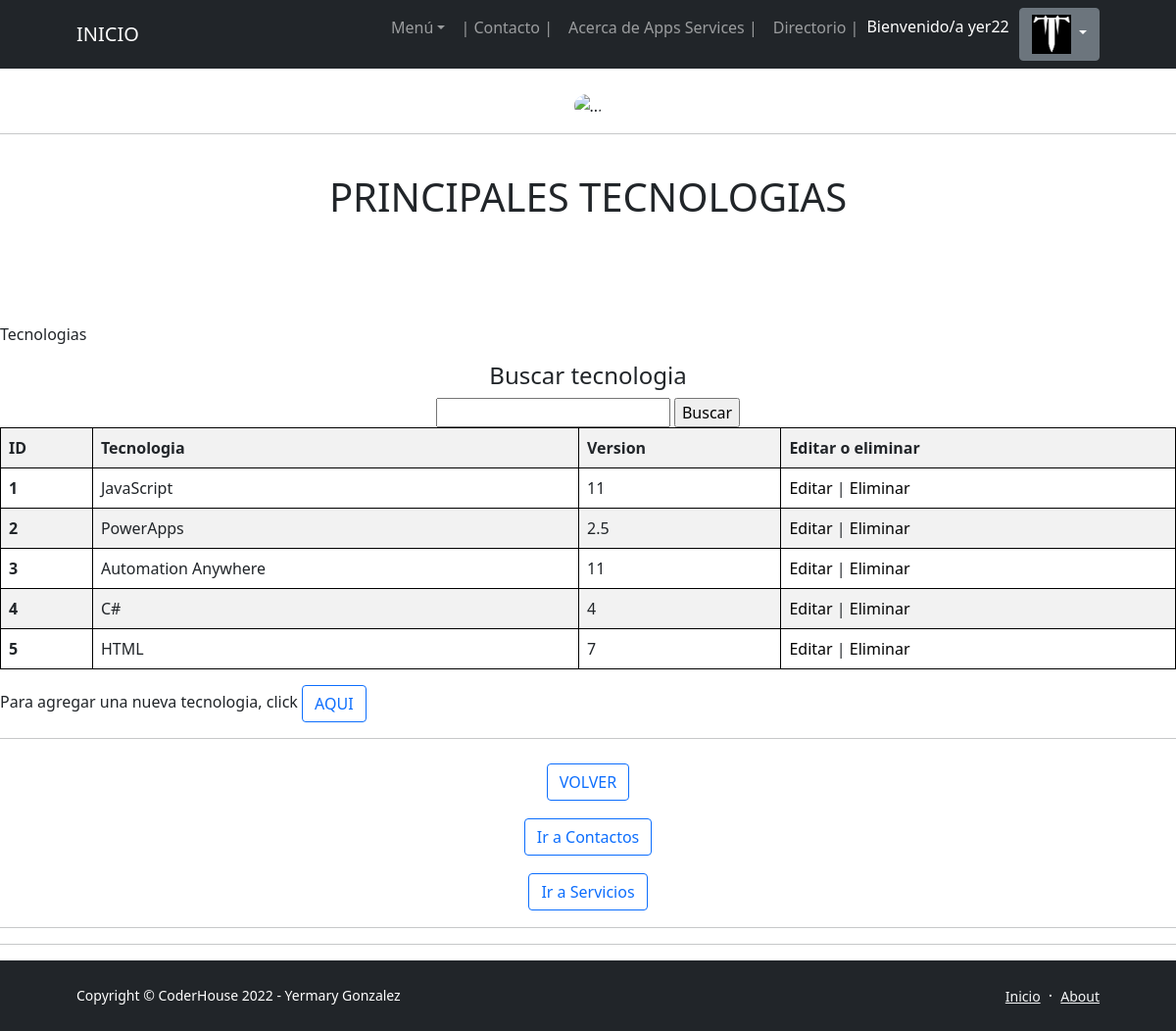
The app's page /tecnologias/ (signed in) with its own data.
### AppsServicios/models.py (models this page shows, shortened)
class Avatar(models.Model):
   user = models.OneToOneField(User, on_delete=models.CASCADE, null=True)
   imagen = models.ImageField(upload_to='avatares', null=True, blank = True)

class Tecnologias(models.Model):
   nombre = models.CharField(max_length=128)
   version = models.CharField(max_length=128)

### AppsServicios/views.py (the view)
# urls.py: path('tecnologias/',views.tecnologia,name= "tecnologias"),
def tecnologia(request):
    tecnologia = Tecnologias.objects.all()
    borrado = request.GET.get('borrado', None)
    contexto= {'tecnologia':tecnologia}
    contexto ['borrado'] = borrado
    return render(request, "AppsServicios/lista_tecnologias.html",contexto)

### AppsServicios/templates/AppsServicios/lista_tecnologias.html (shortened to what this page needs)
{% extends "AppsServicios/plantilla_base_2.html" %}
{% block blockname %}
<body>
  <br>
  <p class="text-center"><img class="rounded-circle" src="https://rockwellautomation.scene7.com/is/image/rockwellautomation/auto-shutterstock-649320622--photograph-848w477h.5120.jpg"height="400"alt="..." /></p>
  <hr>
  <br>
  <h1 class="text-center"> PRINCIPALES TECNOLOGIAS </h1>
  <br>
  <br>
  <br>
  <br>
  <p>Tecnologias </p>
  <center>
  <h4 class="text-center"> Buscar tecnologia </h4>
        <form action="{% url 'buscar_tecnologia' %}" method="GET"> {% csrf_token %}
          <input type="integer" name="nombre" />
  <input type="submit" value="Buscar" />
</form>
      <table class="table table-striped">
          <tr>
            <th>ID</th>
            <th>Tecnologia</th>
              <th>Version </th>
              <th>Editar o eliminar </th>
          </tr>
          {% for tecnologia in tecnologia %}
          <tr>
              <th scope="row">{{forloop.counter}}</th>
              <td>{{tecnologia.nombre}}</td>
              <td>{{tecnologia.version}}</td>
              <td>
                  <a style="color: black; text-decoration: none" href="{% url 'editar_tecnologia' tecnologia.id %}">Editar</a> |
                  <a style="color: black; text-decoration: none" href="{% url 'eliminar_tecnologia' tecnologia.id %}">Eliminar</a>
              </td>
          </tr>
              {% endfor %}
      </table>
  </center>
  <p> Para agregar una nueva tecnologia, click  <a style="text-decoration: none;" href="{% url 'tecnologia_formulario' %}" class="btn btn-outline-primary">AQUI</a> </p>
  <hr>
  <h1 class="text-center"><a href="{% url 'inicio' %}"
    class="btn btn-outline-primary" > VOLVER</a href ="{% url 'inicio' %}"></h1>
    <h1 class="text-center"><a href="{% url 'contactos' %}"
      class="btn btn-outline-primary" > Ir a Contactos</a href ="{% url 'inicio' %}"></h1>
  <h1 class="text-center"><a href="{% url 'servicios' %}"
    class="btn btn-outline-primary" > Ir a Servicios</a href ="{% url 'inicio' %}"></h1>
  <hr><hr>
</body>
{% endblock blockname %}

### AppsServicios/templates/AppsServicios/plantilla_base_2.html (shortened to what this page needs)
<!DOCTYPE html>
<html lang="es">
    <head>
        {% load static %}
        <link href="https://cdn.jsdelivr.net/npm/bootstrap-icons@1.5.0/font/bootstrap-icons.css" rel="stylesheet" />
        <link href="{% static 'AppsServicios/css/styles.css' %}" rel="stylesheet" />
        <link href="css/styles.css" rel="stylesheet" />
    </head>
    <body class="d-flex flex-column h-100">
        <main class="flex-shrink-0">
            <nav class="navbar navbar-expand-lg navbar-dark bg-dark">
                <div class="container px-5">
                    <a class="navbar-brand" href="{% url 'inicio' %}">INICIO</a>
                    <div class="collapse navbar-collapse" id="navbarSupportedContent">
                        <ul class="navbar-nav ms-auto mb-2 mb-lg-0">
                            <li class="nav-item dropdown">
                                <a class="nav-link dropdown-toggle" id="navbarDropdownBlog" href="#" role="button" data-bs-toggle="dropdown" aria-expanded="false">Menú</a>
                            </li>
                            <li class="nav-item"><a class="nav-link" href="{% url 'contacto_emails' %}"> | Contacto | </a></li>
                            <li class="nav-item"><a class="nav-link" href="{% url 'acerca_appsservices' %}">Acerca de Apps Services | </a></li>
                            <li class="nav-item"><a class="nav-link" href="{% url 'about' %}">Directorio | </a></li>
                            {% if user.is_authenticated %}
                                <p style="color: rgb(255, 255, 255); text-decoration: none; margin-right: 10px; margin-top: 7px;">Bienvenido/a {{user.username}}  </p>
                                <div class="dropdown">
                                    <button class="btn btn-secondary dropdown-toggle" type="button" id="dropdownMenu2" data-bs-toggle="dropdown" aria-expanded="false">
                                        <img src="{{ user.avatar.imagen.url }}" width="40px" height="40px" alt="Avatar" />
                                    </button>
                                </div>
                                {% else %}
                                <li class="btn btn-primary" disabled ><a style="color: rgb(255, 255, 255); text-decoration: none" href="{% url 'login' %}">LOGIN</a></li>
                            {% endif %}
                        </ul>
                    </div>
                </div>
            </nav>
            {% block blockname %}
            {% endblock blockname %}
        <footer class="bg-dark py-4 mt-auto">
            <div class="container px-5">
                <div class="row align-items-center justify-content-between flex-column flex-sm-row">
                    <div class="col-auto"><div class="small m-0 text-white">Copyright &copy; CoderHouse 2022 - Yermary Gonzalez</div></div>
                    <div class="col-auto">
                        <a class="link-light small" href="{% url 'inicio' %}">Inicio</a>
                        <span class="text-white mx-1">&middot;</span>
                        <a class="link-light small" href="{% url 'about' %}">About</a>
                    </div>
                </div>
            </div>
        </footer>
    </body>
</html>

### AppsServicios/templates/AppsServicios/plantilla_base_2.html (style rules this page uses)
table, th, td { border: 1px solid black; }

### records on screen
Tecnologias: nombre "JavaScript", version "11"
Tecnologias: nombre "PowerApps", version "2.5"
Tecnologias: nombre "Automation Anywhere", version "11"
Tecnologias: nombre "C#", version "4"
Tecnologias: nombre "HTML", version "7"

### other values on screen
{{ user.username }} "yer22"
